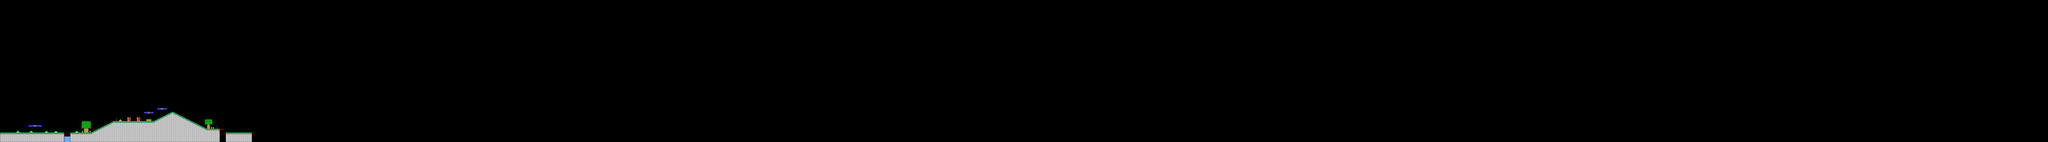

A level layout from a 2D game, rendered from its tile map. Below: a short description, then the map file with tile-grid data replaced by summaries:
An orthogonal 1080x75 tile map with 16x16 px tiles, 2 tile layers (Tile Layer 2, Tile Layer 1), 2 tilesets and 25 objects.

<map version="1.0" tiledversion="1.1.5" orientation="orthogonal" renderorder="left-up" width="1080" height="75" tilewidth="16" tileheight="16" infinite="0" nextobjectid="92">
 <tileset firstgid="1" name="52571" tilewidth="16" tileheight="16" tilecount="924" columns="33">
  <image source="52571.png" width="528" height="448" />
 </tileset>
 <tileset firstgid="925" name="mario_tileset" tilewidth="16" tileheight="16" spacing="1" tilecount="2850" columns="75">
  <image source="mario_tileset.png" width="1283" height="654" />
 </tileset>
 <objectgroup name="Land2">
  <object id="90" x="767" y="1119.5">
   <polyline points="0,0 190.5,-95" />
  </object>
  <object id="91" x="1296" y="1026">
   <polyline points="0,0 159.5,-82.5 448,61" />
  </object>
 </objectgroup>
 <objectgroup name="Land">
  <object id="67" x="-1" y="1121" width="542.5" height="78" />
  <object id="68" x="592.5" y="1120.5" width="175" height="78.5" />
  <object id="73" x="959.5" y="1025" width="335.5" height="174.5" />
  <object id="74" x="1296" y="1025.5">
   <polygon points="0,0 160,-81 161,173 -1,173" />
  </object>
  <object id="75" x="1457.5" y="945.5">
   <polygon points="0,0 285.5,143 286.5,252.5 -0.5,254" />
  </object>
  <object id="76" x="1745.33" y="1089.33" width="110" height="111.333" />
 </objectgroup>
 <objectgroup name="Enemy2">
  <object id="63" x="1343.67" y="988.333" />
  <object id="64" x="1542" y="973" />
  <object id="65" x="1628" y="1015" />
  <object id="66" x="862" y="1061.33" />
 </objectgroup>
 <objectgroup name="Enemy1">
  <object id="50" x="1128" y="1013" />
 </objectgroup>
 <objectgroup name="Coin">
  <object id="46" x="251.333" y="1041.33" />
  <object id="47" x="278.333" y="1041.67" />
  <object id="48" x="305.667" y="1041.33" />
  <object id="49" x="334.333" y="1041.33" />
  <object id="51" x="1088.67" y="975.333" />
  <object id="52" x="1167.33" y="978" />
  <object id="54" x="1232" y="927.667" />
  <object id="55" x="1257" y="927.333" />
  <object id="56" x="1283.33" y="927" />
  <object id="59" x="1344" y="893.333" />
  <object id="60" x="1368" y="894" />
  <object id="61" x="1393.33" y="894" />
 </objectgroup>
 <layer name="Tile Layer 2" width="1080" height="75">
  <data>[81000 cells, 8 non-empty, 1 distinct tile ids]</data>
 </layer>
 <layer name="Tile Layer 1" width="1080" height="75">
  <data>[81000 cells, 1138 non-empty, 57 distinct tile ids]</data>
 </layer>
</map>
